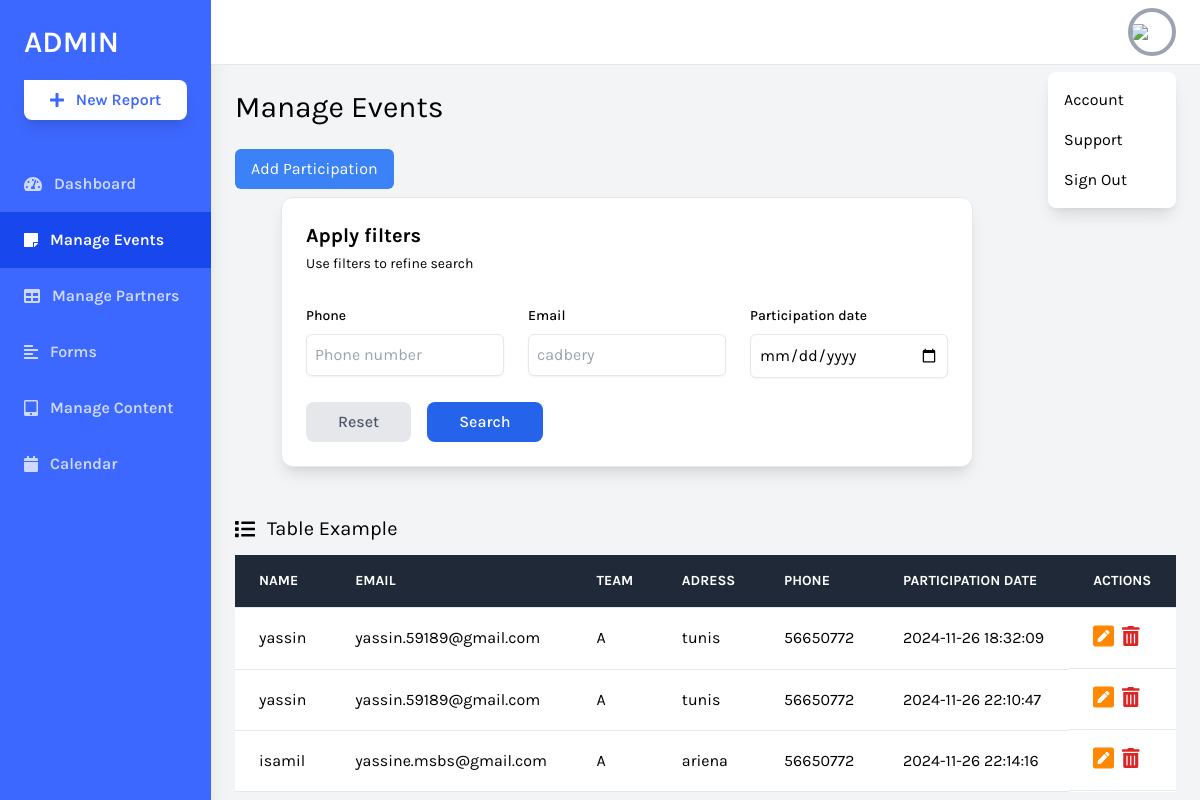
The app's page /daskboard/participants.php with its own data.
### tables this page shows
CREATE TABLE `participants` (
  `idparticipant` int(11) NOT NULL,
  `idevent` int(11) NOT NULL,
  `idutilsateur` int(11) NOT NULL,
  `dateparticipation` timestamp NOT NULL DEFAULT current_timestamp(),
  `team` enum('A','B') NOT NULL
);

CREATE TABLE `utilisateur` (
  `ID` int(11) NOT NULL,
  `role` varchar(20) NOT NULL,
  `Nom` varchar(20) NOT NULL,
  `username` varchar(20) NOT NULL,
  `Email` varchar(100) NOT NULL,
  `password` varchar(250) NOT NULL,
  `adresse` varchar(50) NOT NULL,
  `tel` varchar(8) NOT NULL
);

### daskboard/participants.php (the view, shortened to what this page needs)
<?php
include "conn.php";
?>
<!DOCTYPE html>
<html lang="en">
<head>
    <link rel="stylesheet" href="https://cdnjs.cloudflare.com/ajax/libs/font-awesome/4.7.0/css/font-awesome.min.css">
    <link href="https://cdnjs.cloudflare.com/ajax/libs/tailwindcss/2.2.19/tailwind.min.css" rel="stylesheet">
</head>
<body class="bg-gray-100 font-family-karla flex">
    <aside class="relative bg-sidebar h-screen w-64 hidden sm:block shadow-xl">
        <div class="p-6">
            <a href="index.php" class="text-white text-3xl font-semibold uppercase hover:text-gray-300">Admin</a>
            <button
                class="w-full bg-white cta-btn font-semibold py-2 mt-5 rounded-br-lg rounded-bl-lg rounded-tr-lg shadow-lg hover:shadow-xl hover:bg-gray-300 flex items-center justify-center">
                <i class="fas fa-plus mr-3"></i> New Report
            </button>
        </div>
        <nav class="text-white text-base font-semibold pt-3">
            <a href="index.php" class="flex items-center text-white opacity-75 hover:opacity-100 py-4 pl-6 nav-item">
                <i class="fas fa-tachometer-alt mr-3"></i>
                Dashboard
            </a>
            <a href="events.php" class="flex items-center active-nav-link text-white py-4 pl-6 nav-item">
                <i class="fas fa-sticky-note mr-3"></i>
                Manage Events
            </a>
            <a href="partners.php" class="flex items-center text-white opacity-75 hover:opacity-100 py-4 pl-6 nav-item">
                <i class="fas fa-table mr-3"></i>
                Manage Partners
            </a>
            <a href="forms.html" class="flex items-center text-white opacity-75 hover:opacity-100 py-4 pl-6 nav-item">
                <i class="fas fa-align-left mr-3"></i>
                Forms
            </a>
            <a href="tabs.php" class="flex items-center text-white opacity-75 hover:opacity-100 py-4 pl-6 nav-item">
                <i class="fas fa-tablet-alt mr-3"></i>
                Manage Content
            </a>
            <a href="calendar.php"
                class="flex items-center text-white opacity-75 hover:opacity-100 py-4 pl-6 nav-item">
                <i class="fas fa-calendar mr-3"></i>
                Calendar
            </a>
        </nav>
    </aside>
    <div class="relative w-full flex flex-col h-screen overflow-y-hidden">
        <header class="w-full items-center bg-white py-2 px-6 hidden sm:flex">
            <div x-data="{ isOpen: false }" class="relative w-1/2 flex justify-end">
                <button @click="isOpen = !isOpen"
                    class="realtive z-10 w-12 h-12 rounded-full overflow-hidden border-4 border-gray-400 hover:border-gray-300 focus:border-gray-300 focus:outline-none">
                    <img src="https://source.unsplash.com/uJ8LNVCBjFQ/400x400">
                </button>
                <button x-show="isOpen" @click="isOpen = false"
                    class="h-full w-full fixed inset-0 cursor-default"></button>
                <div x-show="isOpen" class="absolute w-32 bg-white rounded-lg shadow-lg py-2 mt-16">
                    <a href="#" class="block px-4 py-2 account-link hover:text-white">Account</a>
                    <a href="#" class="block px-4 py-2 account-link hover:text-white">Support</a>
                    <a href="logout.php" class="block px-4 py-2 account-link hover:text-white">Sign Out</a>
                </div>
            </div>
        </header>
        <div class="w-full h-screen overflow-x-hidden border-t flex flex-col">
            <main class="w-full flex-grow p-6">
                <h1 class="text-3xl text-black pb-6">Manage Events</h1>
                <button id="openModalButton"
                    class="px-4 py-2 bg-blue-500 text-white rounded-md hover:bg-blue-600 focus:outline-none">
                    Add Participation
                </button>
                <form action="" method="GET">
                <div class="m-2 max-w-screen-md flex items-center justify-center    ">
                    <div class="rounded-xl border border-gray-200 bg-white p-6 shadow-lg">
                        <h2 class="text-stone-700 text-xl font-bold">Apply filters</h2>
                        <p class="mt-1 text-sm">Use filters to refine search</p>
                        <div class="mt-8 grid grid-cols-1 gap-6 md:grid-cols-2 lg:grid-cols-3">
                            <div class="flex flex-col">
                                <label for="name" class="text-stone-600 text-sm font-medium">Phone</label>
                                <input name="tel" type="tel" id="name" placeholder="Phone number"
                                    class="mt-2 block w-full rounded-md border border-gray-200 px-2 py-2 shadow-sm outline-none focus:border-blue-500 focus:ring focus:ring-blue-200 focus:ring-opacity-50" />
                            </div>
                            <div class="flex flex-col">
                                <label for="manufacturer" class="text-stone-600 text-sm font-medium">Email</label>
                                <input name="email" type="manufacturer" id="manufacturer" placeholder="cadbery"
                                    class="mt-2 block w-full rounded-md border border-gray-200 px-2 py-2 shadow-sm outline-none focus:border-blue-500 focus:ring focus:ring-blue-200 focus:ring-opacity-50" />
                            </div>
                            <div class="flex flex-col">
                                <label for="date" class="text-stone-600 text-sm font-medium">Participation date</label>
                                <input name="date" type="date" id="date"
                                    class="mt-2 block w-full rounded-md border border-gray-200 px-2 py-2 shadow-sm outline-none focus:border-blue-500 focus:ring focus:ring-blue-200 focus:ring-opacity-50" />
                            </div>
                        </div>
                        <div class="mt-6 grid w-full grid-cols-2 space-x-4 md:flex">
                            <button
                                class="active:scale-95 rounded-lg bg-gray-200 px-8 py-2 font-medium text-gray-600 outline-none focus:ring hover:opacity-90" >Reset</button>
                                <button type="submit" class="active:scale-95 rounded-lg bg-blue-600 px-8 py-2 font-medium text-white outline-none focus:ring hover:opacity-90">Search</button>
                        </div>
                    </div>
                </div>
                </form>
                <div class="w-full mt-12">
                    <p class="text-xl pb-3 flex items-center">
                        <i class="fas fa-list mr-3"></i> Table Example
                    </p>
                    <div class="bg-white overflow-auto">
                        <table class="text-left w-full border-collapse">
                            <thead>
                                <tr class="bg-gray-800 text-white">
                                    <th
                                        class="py-4 px-6 bg-grey-lightest font-bold uppercase text-sm text-grey-dark border-b border-grey-light">
                                        Name</th>
                                    <th
                                        class="py-4 px-6 bg-grey-lightest font-bold uppercase text-sm text-grey-dark border-b border-grey-light">
                                        Email</th>
                                    <th
                                        class="py-4 px-6 bg-grey-lightest font-bold uppercase text-sm text-grey-dark border-b border-grey-light">
                                        Team</th>
                                    <th
                                        class="py-4 px-6 bg-grey-lightest font-bold uppercase text-sm text-grey-dark border-b border-grey-light">
                                        Adress</th>
                                    <th
                                        class="py-4 px-6 bg-grey-lightest font-bold uppercase text-sm text-grey-dark border-b border-grey-light">
                                        phone</th>
                                    <th
                                        class="py-4 px-6 bg-grey-lightest font-bold uppercase text-sm text-grey-dark border-b border-grey-light">
                                        participation date</th>
                                    <th
                                        class="py-4 px-6 bg-grey-lightest font-bold uppercase text-sm text-grey-dark border-b border-grey-light">
                                        Actions</th>
                                </tr>
                            </thead>
                            <tbody>
                                <?php
                                if(isset($_GET['tel']) && $_GET['tel'] != '') {
                                    $tel=$_GET['tel'];
                                    $req = "select u.Nom, u.Email, p.team, u.adresse, u.tel, p.dateparticipation from participants p, utilisateur u where u.ID=p.idutilsateur and u.tel ='$tel'";
                                    $res = mysqli_query($conn, $req);
                                } else if(isset($_GET['email']) && $_GET['email'] != '') {
                                    $email=$_GET['email'];
                                    $req = "select u.Nom, u.Email, p.team, u.adresse, u.tel, p.dateparticipation from participants p, utilisateur u where u.ID=p.idutilsateur and u.Email ='$email'";
                                    $res = mysqli_query($conn, $req);
                                } else {
                                    $req = "select u.Nom, u.Email, p.team, u.adresse, u.tel, p.dateparticipation from participants p, utilisateur u where u.ID=p.idutilsateur";
                                    $res = mysqli_query($conn, $req);
                                }
                                while($row = mysqli_fetch_assoc($res)) {
                                    echo ('<tr class="hover:bg-grey-lighter">
                                    <td class="py-4 px-6 border-b border-grey-light">'.$row['Nom'].'</td>
                                    <td class="py-4 px-6 border-b border-grey-light">'.$row['Email'].'</td>
                                    <td class="py-4 px-6 border-b border-grey-light">'.$row['team'].'</td>
                                    <td class="py-4 px-6 border-b border-grey-light">'.$row['adresse'].'</td>
                                    <td class="py-4 px-6 border-b border-grey-light">'.$row['tel'].'</td>
                                    <td class="py-4 px-6 border-b border-grey-light">'.$row['dateparticipation'].'</td>
                                    <td class="py-4 px-6 border-b border-grey-light flex items-center">
                                        <a href="#">
                                            <i class="fas fa-pen-square text-2xl"
                                                style="color: rgb(255, 136, 0);"></i></a>
                                        <a href="#">
                                            <i class="fas fa-trash-alt text-xl ml-2 text-red-600"
                                                aria-hidden="true"></i></a>
                                    </td>
                                </tr>');
                                }
                                ?>
                            </tbody>
                        </table>
                    </div>
            </main>
        </div>
    </div>
</body>
</html>

### daskboard/participants.php (style rules this page uses)
.font-family-karla { font-family: karla; }
.bg-sidebar { background: #3d68ff; }
.cta-btn { color: #3d68ff; }
.active-nav-link { background: #1947ee; }

### records on screen
participants: utilisateur.Nom "yassin", utilisateur.Email "yassin.59189@gmail.com", team "A", utilisateur.adresse "tunis", utilisateur.tel "56650772", dateparticipation "2024-11-26 18:32:09"
participants: utilisateur.Nom "yassin", utilisateur.Email "yassin.59189@gmail.com", team "A", utilisateur.adresse "tunis", utilisateur.tel "56650772", dateparticipation "2024-11-26 22:10:47"
participants: utilisateur.Nom "isamil", utilisateur.Email "yassine.msbs@gmail.com", team "A", utilisateur.adresse "ariena", utilisateur.tel "56650772", dateparticipation "2024-11-26 22:14:16"
